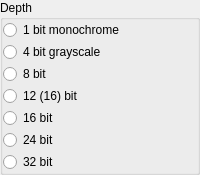
        <widget class="QGroupBox" name="ButtonGroup2" >
          <property name="objectName" >
            <string notr="true">ButtonGroup2</string>
          </property>
          <property name="title" >
            <string>Depth</string>
          </property>
          <layout class="QGridLayout" >
              <property name="objectName" >
                <string notr="true">unnamed</string>
              </property>
              <property name="margin" >
                <number>0</number>
              </property>
              <property name="spacing" >
                <number>2</number>
              </property>
              <item row="0" column="1" >
              <widget class="QRadioButton" name="depth_1" >
                <attribute name="buttonGroup">
                  <string>group1</string>
                </attribute>
                <property name="objectName" >
                  <string notr="true">depth_1</string>
                </property>
                <property name="text" >
                  <string>1 bit monochrome</string>
                </property>
              </widget>
              </item>
              <item row="1" column="1" >
              <widget class="QRadioButton" name="depth_4gray" >
                <attribute name="buttonGroup">
                  <string>group1</string>
                </attribute>
                <property name="objectName" >
                  <string notr="true">depth_4gray</string>
                </property>
                <property name="text" >
                  <string>4 bit grayscale</string>
                </property>
              </widget>
              </item>
              <item row="2" column="1" >
              <widget class="QRadioButton" name="depth_8" >
                <attribute name="buttonGroup">
                  <string>group1</string>
                </attribute>
                <property name="objectName" >
                  <string notr="true">depth_8</string>
                </property>
                <property name="text" >
                  <string>8 bit</string>
                </property>
              </widget>
              </item>
              <item row="3" column="1" >
              <widget class="QRadioButton" name="depth_12" >
                <attribute name="buttonGroup">
                  <string>group1</string>
                </attribute>
                <property name="objectName" >
                  <string notr="true">depth_12</string>
                </property>
                <property name="text" >
                  <string>12 (16) bit</string>
                </property>
              </widget>
              </item>
              <item row="4" column="1" >
              <widget class="QRadioButton" name="depth_16" >
                <attribute name="buttonGroup">
                  <string>group1</string>
                </attribute>
                <property name="objectName" >
                  <string notr="true">depth_16</string>
                </property>
                <property name="text" >
                  <string>16 bit</string>
                </property>
              </widget>
              </item>
              <item row="5" column="1" >
              <widget class="QRadioButton" name="depth_24" >
                <attribute name="buttonGroup">
                  <string>group1</string>
                </attribute>
                <property name="objectName" >
                  <string notr="true">depth_24</string>
                </property>
                <property name="text" >
                  <string>24 bit</string>
                </property>
              </widget>
              </item>
              <item row="6" column="1" >
              <widget class="QRadioButton" name="depth_32" >
                <attribute name="buttonGroup">
                  <string>group1</string>
                </attribute>
                <property name="objectName" >
                  <string notr="true">depth_32</string>
                </property>
                <property name="text" >
                  <string>32 bit</string>
                </property>
              </widget>
             </item>
            </layout>
        </widget>
